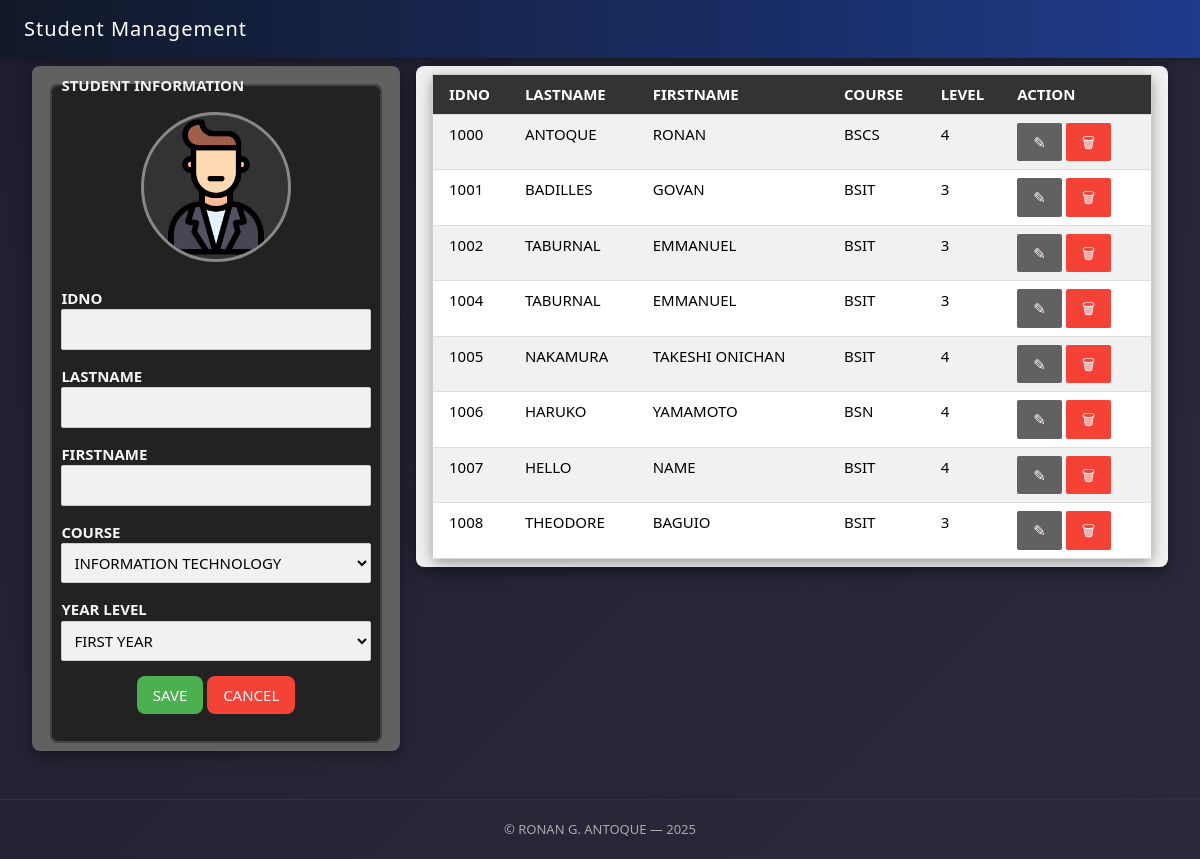
Before: / with the older database file.
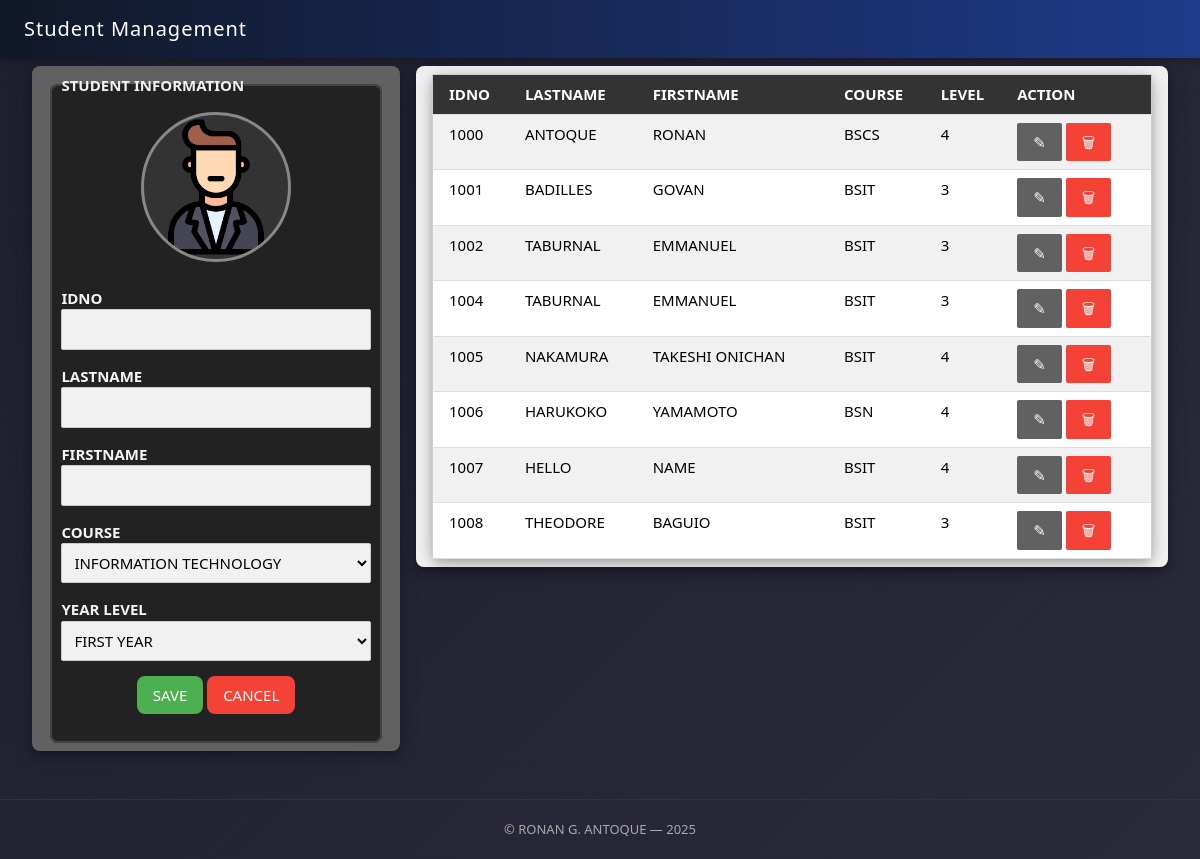
After: the same page with the newer database file.
### tables this page shows
CREATE TABLE students(
id integer primary key autoincrement,
idno varchar(10) unique,
lastname varchar(25),
firstname varchar(25),
course varchar(10),
level varchar(5), image varchar(25));

### app.py (the view)
@app.route("/")
def index():
    students = getall("students")
    return render_template("index.html", studentlist=students)

### db/dbhelper.py (called while the page is built)
def getprocess(sql: str, vals: list) -> list:
    conn = connect(database)
    conn.row_factory = Row
    cursor = conn.cursor()
    cursor.execute(sql, vals)
    data = cursor.fetchall()
    cursor.close()
    conn.close()
    return data

def getall(table: str) -> list:
    sql = f"SELECT * FROM {table}"
    return getprocess(sql, [])

### templates/index.html (shortened to what the changed rows need)
{% extends 'base.html' %} {% block content %}
<div class="w3-row-padding">
  <div class="w3-twothird w3-container">
    <div class="w3-card-4 w3-round-large w3-light-grey w3-padding">
      <table
        class="w3-table-all w3-card-4 w3-hoverable w3-striped w3-round-large"
      >
        <tr style="background-color: #333; color: #fff">
          <th>IDNO</th>
          <th class="w3-hide-small w3-hide-medium">LASTNAME</th>
          <th class="w3-hide-small w3-hide-medium">FIRSTNAME</th>
          <th class="w3-hide-small w3-hide-medium">COURSE</th>
          <th class="w3-hide-small w3-hide-medium">LEVEL</th>
          <th>ACTION</th>
        </tr>
        {% for student in studentlist %}
        <tr class="w3-hover-dark-grey">
          <td>{{ student['idno'] }}</td>
          <td class="w3-hide-small w3-hide-medium">
            {{ student['lastname'].upper() }}
          </td>
          <td class="w3-hide-small w3-hide-medium">
            {{ student['firstname'].upper() }}
          </td>
          <td class="w3-hide-small w3-hide-medium">
            {{ student['course'].upper() }}
          </td>
          <td class="w3-hide-small w3-hide-medium">{{ student['level'] }}</td>
          <td>
            <button
              class="w3-button w3-round-small w3-dark-grey w3-hover-black"
              onclick='editStudent(
								"{{ student.idno }}",
								"{{ student.lastname }}",
								"{{ student.firstname }}",
								"{{ student.course }}",
								"{{ student.level }}"
							)'
            >
              &#9998;
            </button>
            <a
              href="{{ url_for('delete_student', idno=student['idno']) }}"
              class="w3-button w3-round-small w3-red w3-hover-pale-red"
              onclick="return confirm('Delete this student?');"
              >&#x1F5D1;</a
            >
          </td>
        </tr>
        {% endfor %}
      </table>
    </div>
  </div>
</div>
{% endblock %}

Changed rows visible on the page:
changed students "YAMAMOTO": lastname "HARUKO" → "HARUKOKO"
